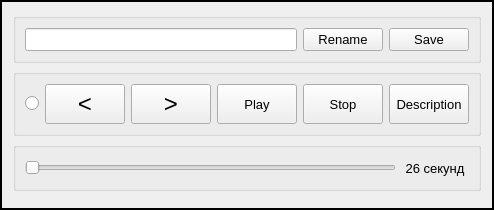
<?xml version="1.0" encoding="UTF-8"?>
<ui version="4.0">
 <class>Frame</class>
 <widget class="QFrame" name="Frame">
  <property name="geometry">
   <rect>
    <x>0</x>
    <y>0</y>
    <width>460</width>
    <height>210</height>
   </rect>
  </property>
  <property name="minimumSize">
   <size>
    <width>0</width>
    <height>210</height>
   </size>
  </property>
  <property name="maximumSize">
   <size>
    <width>16777215</width>
    <height>210</height>
   </size>
  </property>
  <property name="font">
   <font>
    <pointsize>10</pointsize>
   </font>
  </property>
  <property name="windowTitle">
   <string>Frame</string>
  </property>
  <property name="frameShape">
   <enum>QFrame::Panel</enum>
  </property>
  <property name="lineWidth">
   <number>2</number>
  </property>
  <layout class="QVBoxLayout" name="verticalLayout">
   <item>
    <widget class="QGroupBox" name="groupBox_11">
     <property name="title">
      <string/>
     </property>
     <layout class="QHBoxLayout" name="horizontalLayout_8">
      <item>
       <widget class="QLineEdit" name="lineEdit_2">
        <property name="font">
         <font>
          <pointsize>10</pointsize>
         </font>
        </property>
       </widget>
      </item>
      <item>
       <widget class="QPushButton" name="pushButton_3">
        <property name="font">
         <font>
          <pointsize>10</pointsize>
         </font>
        </property>
        <property name="text">
         <string>Rename</string>
        </property>
       </widget>
      </item>
      <item>
       <widget class="QPushButton" name="pushButton_4">
        <property name="font">
         <font>
          <pointsize>10</pointsize>
         </font>
        </property>
        <property name="text">
         <string>Save</string>
        </property>
       </widget>
      </item>
     </layout>
    </widget>
   </item>
   <item>
    <widget class="QGroupBox" name="groupBox_10">
     <property name="minimumSize">
      <size>
       <width>0</width>
       <height>0</height>
      </size>
     </property>
     <property name="font">
      <font>
       <pointsize>10</pointsize>
      </font>
     </property>
     <property name="title">
      <string/>
     </property>
     <layout class="QHBoxLayout" name="horizontalLayout_4">
      <item>
       <widget class="QRadioButton" name="radioButton_2">
        <property name="maximumSize">
         <size>
          <width>20</width>
          <height>16777215</height>
         </size>
        </property>
        <property name="font">
         <font>
          <pointsize>10</pointsize>
         </font>
        </property>
        <property name="text">
         <string/>
        </property>
       </widget>
      </item>
      <item>
       <widget class="QPushButton" name="PrevButton_2">
        <property name="minimumSize">
         <size>
          <width>0</width>
          <height>40</height>
         </size>
        </property>
        <property name="font">
         <font>
          <pointsize>18</pointsize>
         </font>
        </property>
        <property name="text">
         <string>&lt;</string>
        </property>
       </widget>
      </item>
      <item>
       <widget class="QPushButton" name="NextButton_2">
        <property name="minimumSize">
         <size>
          <width>0</width>
          <height>40</height>
         </size>
        </property>
        <property name="font">
         <font>
          <pointsize>18</pointsize>
         </font>
        </property>
        <property name="text">
         <string>&gt;</string>
        </property>
       </widget>
      </item>
      <item>
       <widget class="QPushButton" name="PlayButton_2">
        <property name="minimumSize">
         <size>
          <width>0</width>
          <height>40</height>
         </size>
        </property>
        <property name="font">
         <font>
          <pointsize>10</pointsize>
         </font>
        </property>
        <property name="text">
         <string>Play</string>
        </property>
       </widget>
      </item>
      <item>
       <widget class="QPushButton" name="StopButton_2">
        <property name="minimumSize">
         <size>
          <width>0</width>
          <height>40</height>
         </size>
        </property>
        <property name="font">
         <font>
          <pointsize>10</pointsize>
         </font>
        </property>
        <property name="text">
         <string>Stop</string>
        </property>
       </widget>
      </item>
      <item>
       <widget class="QPushButton" name="DescriptionButton_2">
        <property name="minimumSize">
         <size>
          <width>0</width>
          <height>40</height>
         </size>
        </property>
        <property name="font">
         <font>
          <pointsize>10</pointsize>
         </font>
        </property>
        <property name="text">
         <string>Description</string>
        </property>
       </widget>
      </item>
     </layout>
    </widget>
   </item>
   <item>
    <widget class="QGroupBox" name="groupBox_3">
     <property name="font">
      <font>
       <pointsize>10</pointsize>
      </font>
     </property>
     <property name="title">
      <string/>
     </property>
     <layout class="QHBoxLayout" name="horizontalLayout_7">
      <item>
       <widget class="QSlider" name="horizontalSlider_2">
        <property name="font">
         <font>
          <pointsize>10</pointsize>
         </font>
        </property>
        <property name="maximum">
         <number>100</number>
        </property>
        <property name="orientation">
         <enum>Qt::Horizontal</enum>
        </property>
       </widget>
      </item>
      <item>
       <widget class="QLabel" name="label_2">
        <property name="font">
         <font>
          <pointsize>10</pointsize>
         </font>
        </property>
        <property name="text">
         <string> 26 секунд </string>
        </property>
       </widget>
      </item>
     </layout>
    </widget>
   </item>
   <item>
    <widget class="QTextEdit" name="textEdit_2">
     <property name="enabled">
      <bool>true</bool>
     </property>
     <property name="maximumSize">
      <size>
       <width>16777215</width>
       <height>0</height>
      </size>
     </property>
     <property name="font">
      <font>
       <pointsize>10</pointsize>
      </font>
     </property>
    </widget>
   </item>
  </layout>
 </widget>
 <resources/>
 <connections/>
</ui>
